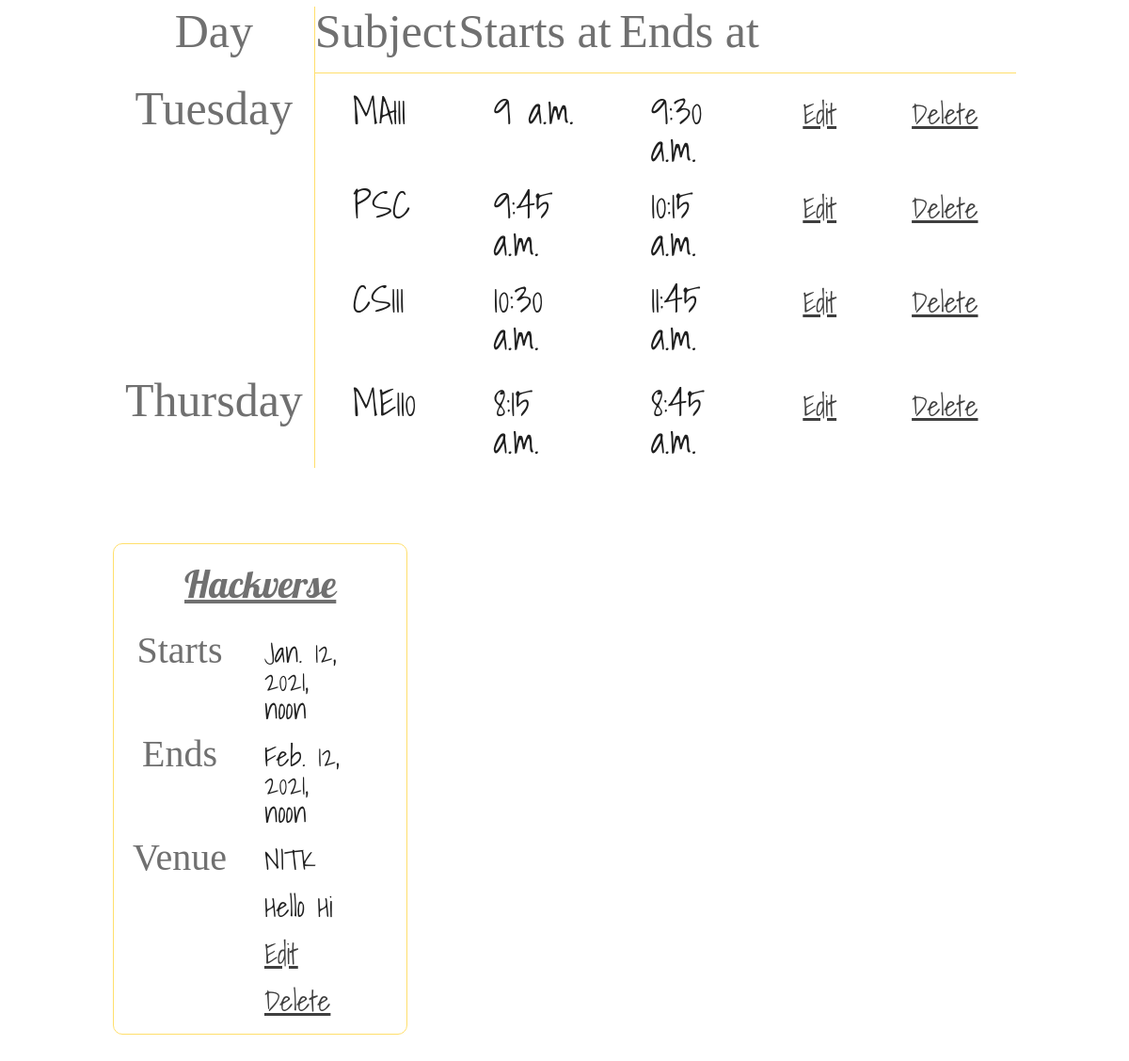
The page /sections/home/ (signed in, lower part) on the database as committed earlier.
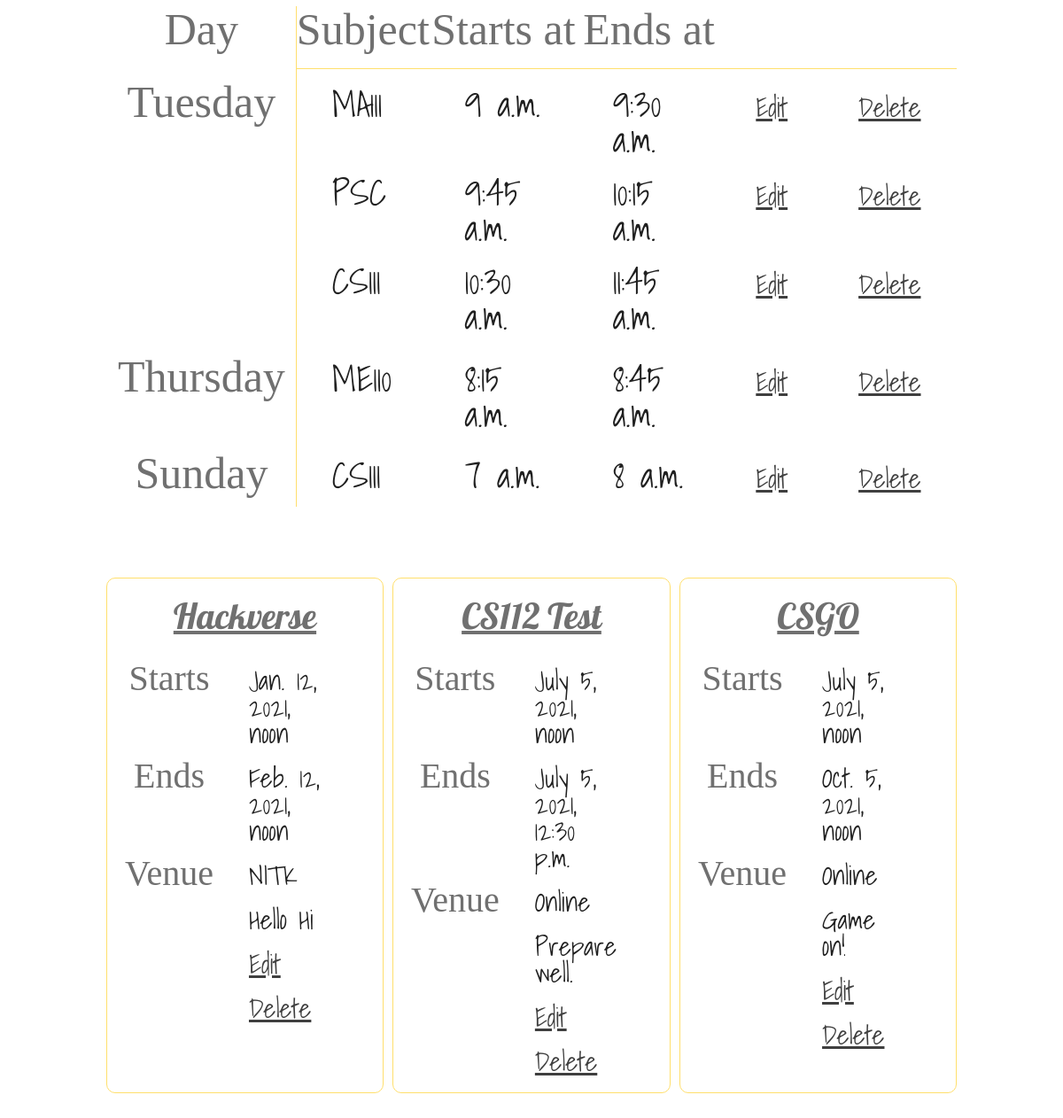
The same page on the database as committed later.
### lectures/models.py (models this page shows)
class Lecture(models.Model):
    id = models.AutoField(primary_key=True)
    subject = models.CharField(max_length=30, blank=False, null=False)
    starts_at = models.TimeField(blank=False, null=False)
    ends_at = models.TimeField(blank=False, null=False)
    day = models.CharField(max_length=10, choices=Days.choices)
    section = models.ForeignKey(Section, blank=False, null=False, on_delete=models.CASCADE, related_name='lectures')

### events/models.py (models this page shows)
class Event(models.Model):
    id = models.AutoField(primary_key=True)
    name = models.CharField(max_length=30, blank=False, null=False)
    starts_at = models.DateTimeField(blank=False, null=False)
    ends_at = models.DateTimeField(blank=False, null=False)
    venue = models.CharField(max_length=100, blank=False, null=False)
    desc = models.TextField(max_length=300, verbose_name="Description", blank=False, null=False)
    section = models.ForeignKey(Section, blank=False, null=True, on_delete=models.CASCADE, related_name='events')

### sections/views.py (the view)
# urls.py: url('home/', views.home, name='home_path'),
@login_required(login_url='accounts:login_path')
def home(request):
    section = request.user.section
    lectures = None
    events = None
    if section:
        events = section.events.order_by('starts_at')
        order = ['Monday', 'Tuesday', 'Wednesday', 'Thursday', 'Friday', 'Saturday', 'Sunday']
        qs = Lecture.objects.filter(section=section).order_by('starts_at')
        lectures = sorted(qs, key=lambda l: order.index(l.day))
    return render(request, 'sections/home.html', {
        'section': section,
        'lectures': lectures,
        'events': events,
    })

### sections/models.py (called while the page is built)
    def __str__(self):
        return self.name

### sections/templates/sections/home.html (shortened to what this page needs)
{% extends 'base_layout.html' %}
{% block body %}
    <div class="lim-width">
        {% if not section %}
            <h5>Section not found!</h5>
            <P>Sorry, you haven't been added to any of the sections yet. Please wait for some time or cantact the system admin.</P>
        {% else %}
            {% if lectures %}
                <table class="routine">
                    <caption><h3>Lectures</h3></caption>
                    <tr>
                        <th>Day</th>
                        <th>Subject</th>
                        <th>Starts at</th>
                        <th>Ends at</th>
                    </tr>
                    {% firstof "NULL" as day %}
                    {% for lecture in lectures %}
                        <tr>
                            <th>
                                {% if day != lecture.day %}
                                    {% firstof lecture.day as day %}
                                    <h4>{{ day }}</h4>
                                {% endif %}
                            </th>
                            <td>{{ lecture.subject }}</td>
                            <td>{{ lecture.starts_at }}</td>
                            <td>{{ lecture.ends_at }}</td>
                            {% if request.user.is_cr %}
                                <td><a href="{% url 'lectures:edit_path' id_l=lecture.id %}">Edit</a></td>
                                <td><a href="{% url 'lectures:delete_path' id_l=lecture.id %}">Delete</a></td>
                            {% endif %}
                        </tr>
                    {% endfor %}
                </table>
            {% endif %}
            <br>
            <br>
            <br>
            <br>
            <br>
            {% if events %}
                <div class="col-2">
                    {% for event in events %}
                        <table class="event">
                            <caption><h3>{{ event.name }}</h3></caption>
                            <tr>
                                <th>Starts</th>
                                <td>{{ event.starts_at }}</td>
                            </tr>
                            <tr>
                                <th>Ends</th>
                                <td>{{ event.ends_at }}</td>
                            </tr>
                            <tr>
                                <th>Venue</th>
                                <td>{{ event.venue }}</td>
                            </tr>
                            <tr>
                                <th></th>
                                <td>{{ event.desc }}</td>
                            </tr>
                            {% if request.user.is_cr %}
                                <tr>
                                    <th>
                                    <td><a href="{% url 'events:edit_path' id_e=event.id %}">Edit</a></td>
                                </tr>
                                <tr>
                                    <th>
                                    <td><a href="{% url 'events:delete_path' id_e=event.id %}">Delete</a></td>
                                </tr>
                            {% endif %}
                        </table>
                    {% endfor %}
                </div>
            {% endif %}
        {% endif %}
    </div>
{% endblock %}

### templates/base_layout.html (shortened to what this page needs)
{% load static %}
<!DOCTYPE html>
<html lang="en">
    <head>
        <link rel="stylesheet" href="{% static 'css/main.css' %}">
    </head>
    <body>
        {% block body %}
        {% endblock %}
    </body>
</html>

### assets/css/main.css (style rules this page uses)
html, body, div, span, applet, object, iframe, h1, h2, h3, h4, h5, h6, p, blockquote, pre, a, abbr, acronym, address, big, cite, code, del, dfn, em, img, ins, kbd, q, s, samp, small, strike, strong, sub, sup, tt, var, b, u, i, center, dl, dt, dd, ol, ul, li, fieldset, form, label, legend, table, caption, tbody, tfoot, thead, tr, th, td, article, aside, canvas, details, embed, figure, figcaption, footer, header, hgroup, menu, nav, output, ruby, section, summary, time, mark, audio, video { margin: 0; padding: 0; border: 0; font-size: 100%; font: inherit; vertical-align: baseline; }
body { line-height: 1; }
table { border-collapse: collapse; border-spacing: 0; }
a:link, a:visited { text-decoration: none; }
:root { --black: #202020; --dark-grey: #3f3f3f; --grey: #707070; --yellow: #ffdf6c; --white: #ffffff; }
h3 { font-family: Pattaya; margin: 15px; font-size: 30px; color: var(--grey); }
h4 { font-family: Amatic; margin: 12px; }
.lim-width { width: 80vw; margin: 100px auto; }
.col-2 { display: grid; grid-template-columns: 1fr 1fr 1fr; grid-column-gap: 10px; grid-row-gap: 10px; }
.routine th { font-size: 50px; font-family: Amatic; color: var(--grey) }
.routine td { padding: 10px 40px; font-family: Shadows; font-size: 40px; color: var(--black) }
.routine tr:first-child { border: 1px solid transparent; height: 70px; border-bottom-color: var(--yellow) }
.routine tr th:first-child { border: 1px solid transparent; border-right-color: var(--yellow); width: 200px; }
.routine td a { font-size: 30px; color: var(--dark-grey); text-decoration: underline; }
.event caption h3 { font-size: 40px; padding-bottom: 10px; text-decoration: underline; }
.event { display: block; width: auto; border: 1px solid var(--yellow); border-radius: 10px; padding: 10px 20px; }
.event th { font-size: 40px; font-family: Amatic; color: var(--grey); }
.event td { padding: 10px 40px; font-family: Shadows; font-size: 30px; color: var(--black); }
.event td a { font-size: 30px; color: var(--dark-grey); text-decoration: underline; }

Rows that differ between the two databases and show on the page:
added Lecture: day "Sunday", subject "CS111", starts_at "7 a.m.", ends_at "8 a.m."
added Event: name "CS112 Test", starts_at "July 5, 2021, noon", ends_at "July 5, 2021, 12:30 p.m.", venue "Online", desc "Prepare well."
added Event: name "CSGO", starts_at "July 5, 2021, noon", ends_at "Oct. 5, 2021, noon", venue "Online", desc "Game on!"
